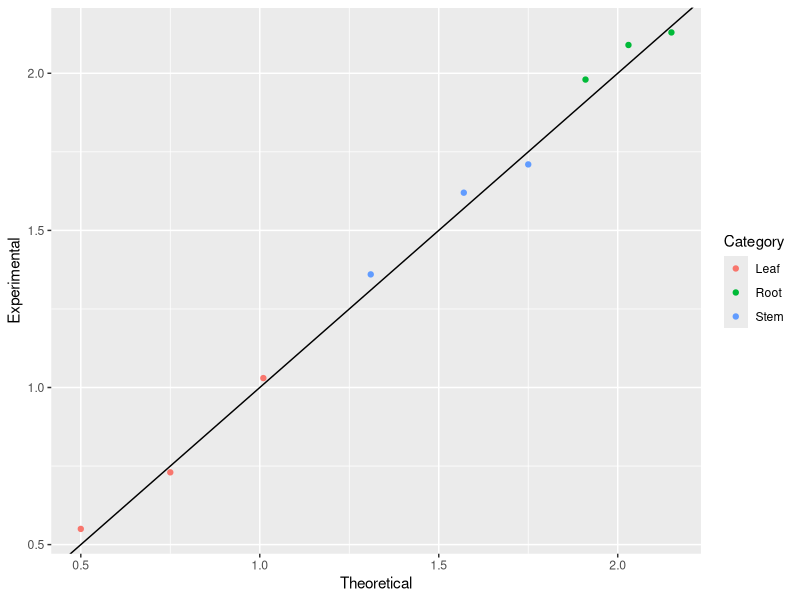

Recreate this plot in R.
library(ggplot2)
graphnums <- read.delim("graphnums.tab")
png("graphnums.png")
ggplot(graphnums, aes(x=Theoretical, y=Experimental, color=Category)) + 
  geom_point() +
  geom_abline(intercept = 0, slope = 1)
dev.off()